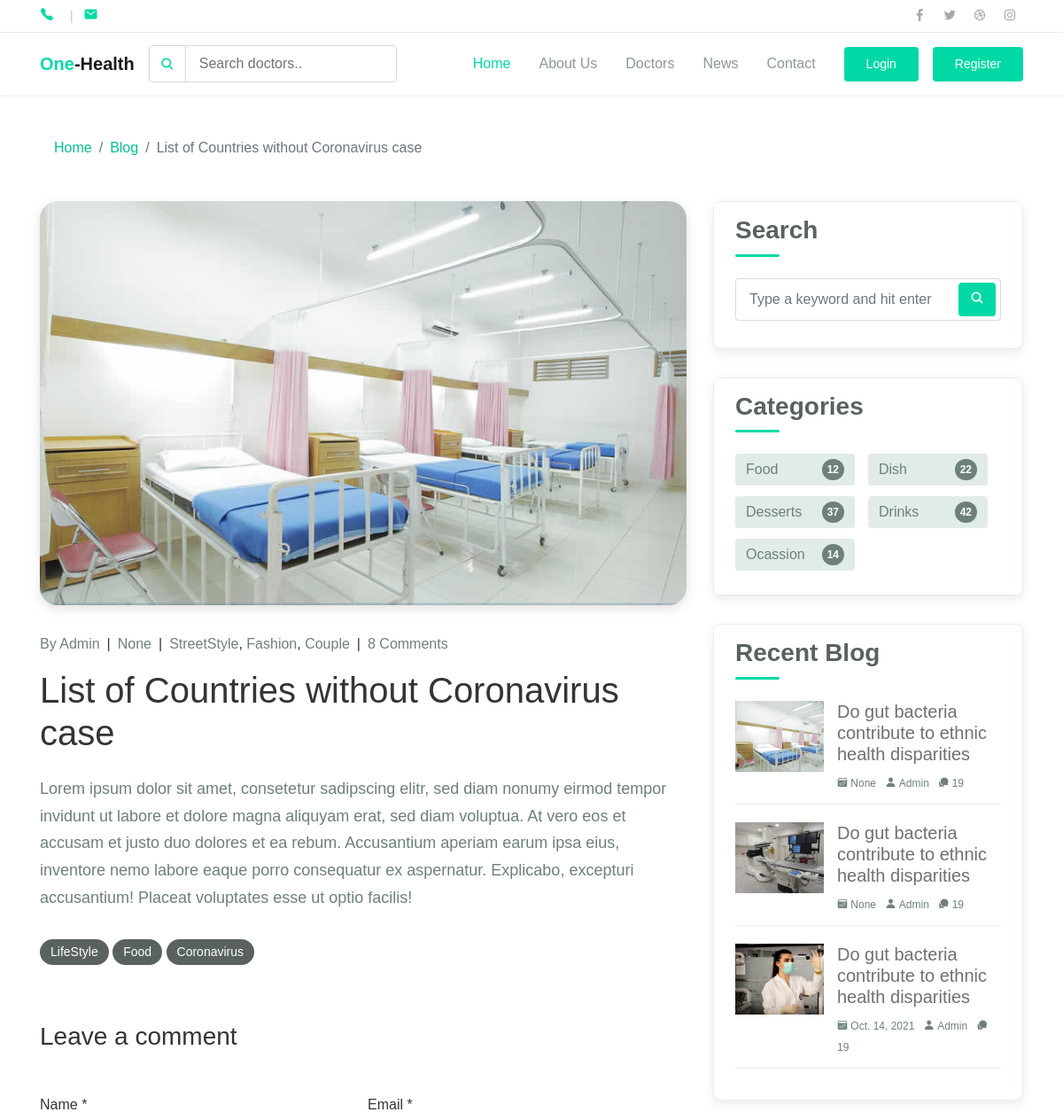
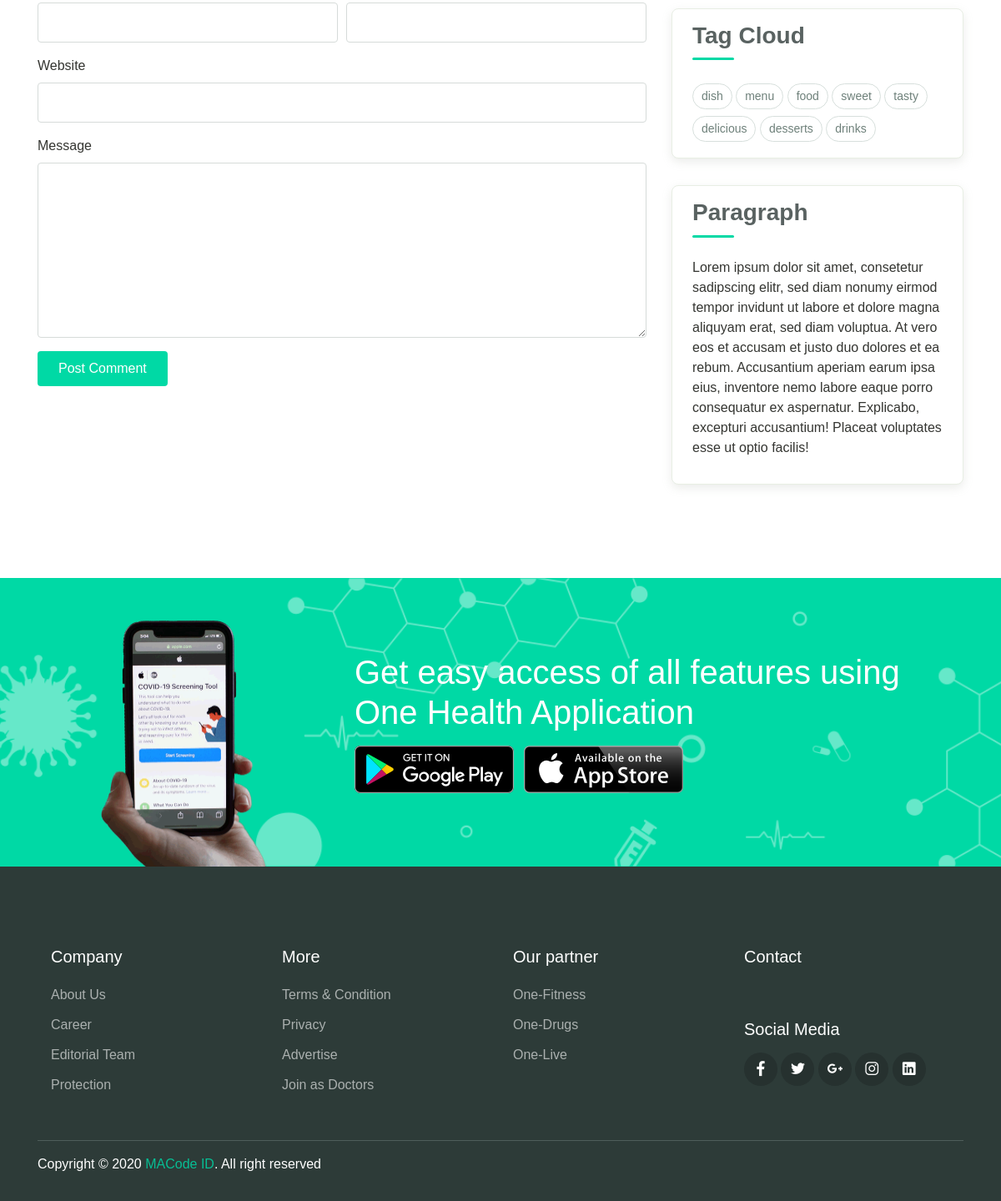
Page /detail/1/ on the committed database (2 pictures, top to bottom).
### app/models.py (models this page shows, shortened)
class Blog(models.Model):
    disease = models.CharField(max_length=255)
    image = models.ImageField(upload_to='uploads/')
    title = models.CharField(max_length=255)
    author_image = models.ImageField(upload_to='uploads/')
    author_name = models.CharField(max_length=255)
    admitted_time = models.CharField(max_length=255)
    date = models.DateField(null=True, blank=True)
    slug = AutoSlugField(populate_from='title')
    class Meta:
        verbose_name = 'Blog'
        verbose_name_plural = 'Blogs'
        ordering = ['id']

class HealthCenter(models.Model):
    title = models.CharField(max_length=255)
    description = models.TextField(null=True, blank=True)
    image = models.ImageField(upload_to='uploads/')
    class Meta:
        verbose_name = 'HealthCenter'
        verbose_name_plural = 'HealthCenters'

class FooterBanner(models.Model):
    banner_image = models.ImageField(upload_to='uploads/')
    mobile_app_image = models.ImageField(upload_to='uploads/')
    title = models.CharField(max_length=255)
    google_play_image = models.ImageField(upload_to='uploads/')
    app_store_image = models.ImageField(upload_to='uploads/')
    class Meta:
        verbose_name = 'FooterBanner'
        verbose_name_plural = 'FooterBanners'

### app/views.py (the view)
# urls.py: re_path('detail/(?P<pk>\d+)/', views.DetailView.as_view(), name='detail'),
class DetailView(generic.DetailView):
    model = Blog
    template_name = 'blog-details.html'
    def get_context_data(self, **kwargs):
        context = super().get_context_data(**kwargs)
        blog_id = self.kwargs['pk']
        context['blog'] = Blog.objects.filter(id=blog_id)
        context['recent_blog'] = Blog.objects.all().order_by("-pk")[:3]
        context['health_center'] = HealthCenter.objects.all()
        context['footer_banner'] = FooterBanner.objects.all()
        return context

### templates/blog-details.html (shortened to what this page needs)
{% extends 'base.html' %}
{% load static %}
{% block content %}
  <div class="page-section pt-5">
    <div class="container">
      <div class="row">
        <div class="col-lg-8">
          <nav aria-label="Breadcrumb">
               {% for i in blog %}
            <ol class="breadcrumb bg-transparent py-0 mb-5">
              <li class="breadcrumb-item"><a href="{% url 'index' %}">Home</a></li>
              <li class="breadcrumb-item"><a href="{% url 'news' %}">Blog</a></li>
              <li class="breadcrumb-item active" aria-current="page">{{ i.title }}</li>
            </ol>
              {% endfor %}
          </nav>
        </div>
      </div>
      <div class="row">
        <div class="col-lg-8">
          <article class="blog-details">
               {% for i in blog %}
            <div class="post-thumb">
              <img src="{{ i.image.url }}" alt="">
            </div>
            <div class="post-meta">
              <div class="post-author">
                <span class="text-grey">By</span> <a href="#">Admin</a>
              </div>
              <span class="divider">|</span>
              <div class="post-date">
                <a href="#">{{ i.date }}</a>
              </div>
              <span class="divider">|</span>
              <div>
                <a href="#">StreetStyle</a>, <a href="#">Fashion</a>, <a href="#">Couple</a>
              </div>
              <span class="divider">|</span>
              <div class="post-comment-count">
                <a href="#">8 Comments</a>
              </div>
            </div>
            <h2 class="post-title h1">{{ i.title }}</h2>
             {% for health in health_center %}
            <div class="post-content">
               <p> {{ health.description|safe }}</p>
            </div>
                  {% endfor %}
            <div class="post-tags">
              <a href="#" class="tag-link">LifeStyle</a>
              <a href="#" class="tag-link">Food</a>
              <a href="#" class="tag-link">Coronavirus</a>
            </div>
              {% endfor %}
          </article>
          <div class="comment-form-wrap pt-5">
            <h3 class="mb-5">Leave a comment</h3>
               <form method="POST" action="{% url 'leave_comment'%}">
              <div class="form-row form-group">
                <div class="col-md-6">
                  <label for="name">Name *</label>
                  <input type="text"  name="name" class="form-control" id="name">
                </div>
                <div class="col-md-6">
                  <label for="email">Email *</label>
                  <input type="email"  name="email" class="form-control" id="email">
                </div>
              </div>
              <div class="form-group">
                <label for="website">Website</label>
                <input type="url"  name="website" class="form-control" id="website">
              </div>
              <div class="form-group">
                <label for="message">Message</label>
                <textarea name="message" id="message" cols="30" rows="8" class="form-control"></textarea>
              </div>
              <div class="form-group">
                <input type="submit" value="Post Comment" class="btn btn-primary">
              </div>
            </form>
          </div>
        </div>
        <div class="col-lg-4">
          <div class="sidebar">
            <div class="sidebar-block">
              <h3 class="sidebar-title">Search</h3>
              <form  method="GET" action="{% url 'search' %}" class="search-form">
                <div class="form-group">
                  <input type="search" name="search" class="form-control" placeholder="Type a keyword and hit enter">
                  <button type="submit" class="btn"><span class="icon mai-search"></span></button>
                </div>
              </form>
            </div>
            <div class="sidebar-block">
              <h3 class="sidebar-title">Categories</h3>
              <ul class="categories">
                <li><a href="#">Food <span>12</span></a></li>
                <li><a href="#">Dish <span>22</span></a></li>
                <li><a href="#">Desserts <span>37</span></a></li>
                <li><a href="#">Drinks <span>42</span></a></li>
                <li><a href="#">Ocassion <span>14</span></a></li>
              </ul>
            </div>
            <div class="sidebar-block">
                <h3 class="sidebar-title">Recent Blog</h3>
                 {% for blog in recent_blog %}
              <div class="blog-item">
                <a class="post-thumb" href="">
                  <img src="{{ blog.image.url }}" alt="">
                </a>
                <div class="content">
                  <h5 class="post-title"><a href="#">{{ blog.title }}</a></h5>
                  <div class="meta">
                    <a href="#"><span class="mai-calendar"></span> {{ blog.date }}</a>
                    <a href="#"><span class="mai-person"></span> Admin</a>
                    <a href="#"><span class="mai-chatbubbles"></span> 19</a>
                  </div>
                </div>
              </div>
                 {% endfor %}
            </div>
            <div class="sidebar-block">
              <h3 class="sidebar-title">Tag Cloud</h3>
              <div class="tagcloud">
                <a href="#" class="tag-cloud-link">dish</a>
                <a href="#" class="tag-cloud-link">menu</a>
                <a href="#" class="tag-cloud-link">food</a>
                <a href="#" class="tag-cloud-link">sweet</a>
                <a href="#" class="tag-cloud-link">tasty</a>
                <a href="#" class="tag-cloud-link">delicious</a>
                <a href="#" class="tag-cloud-link">desserts</a>
                <a href="#" class="tag-cloud-link">drinks</a>
              </div>
            </div>
            {% for health in health_center %}
            <div class="sidebar-block">
              <h3 class="sidebar-title">Paragraph</h3>
              <p> {{ health.description |safe }}</p>
            </div>
          {% endfor %}
          </div>
        </div>
      </div>
    </div>
  </div>
{% endblock %}

### templates/footer.html (shortened to what this page needs)
{% load static %}
    {% for footer in footer_banner %}
  <div class="page-section banner-home bg-image" style="background-image: url({{ footer.banner_image.url }});">
    <div class="container py-5 py-lg-0">
      <div class="row align-items-center">
        <div class="col-lg-4 wow zoomIn">
          <div class="img-banner d-none d-lg-block">
            <img src="{{ footer.mobile_app_image.url }}" alt="">
          </div>
        </div>
        <div class="col-lg-8 wow fadeInRight">
          <h1 class="font-weight-normal mb-3">{{ footer.title }}</h1>
          <a href="#"><img src="{{ footer.google_play_image.url }}" alt=""></a>
          <a href="#" class="ml-2"><img src="{{ footer.app_store_image.url }}" alt=""></a>
        </div>
      </div>
    </div>
  </div>
{% endfor %}
  <footer class="page-footer">
    <div class="container">
      <div class="row px-md-3">
        <div class="col-sm-6 col-lg-3 py-3">
          <h5>Company</h5>
          <ul class="footer-menu">
            <li><a href="{% url 'about_us'%}">About Us</a></li>
            <li><a href="#">Career</a></li>
            <li><a href="#">Editorial Team</a></li>
            <li><a href="#">Protection</a></li>
          </ul>
        </div>
        <div class="col-sm-6 col-lg-3 py-3">
          <h5>More</h5>
          <ul class="footer-menu">
            <li><a href="#">Terms & Condition</a></li>
            <li><a href="#">Privacy</a></li>
            <li><a href="#">Advertise</a></li>
            <li><a href="#">Join as Doctors</a></li>
          </ul>
        </div>
        <div class="col-sm-6 col-lg-3 py-3">
          <h5>Our partner</h5>
          <ul class="footer-menu">
            <li><a href="#">One-Fitness</a></li>
            <li><a href="#">One-Drugs</a></li>
            <li><a href="#">One-Live</a></li>
          </ul>
        </div>
        <div class="col-sm-6 col-lg-3 py-3">
          <h5>Contact</h5>
          <h5 class="mt-3">Social Media</h5>
          <div class="footer-sosmed mt-3">
              {% if config.FACEBOOK %}
            <a href="{{ config.FACEBOOK }}" target="_blank"><span class="mai-logo-facebook-f"></span></a>
               {% else %}
                  <a href="#" ><span class="mai-logo-facebook-f"></span></a>
              {% endif %}
          {% if config.TWITTER %}
            <a href="{{ config.TWITTER }}" target="_blank"><span class="mai-logo-twitter"></span></a>
          {% else %}
          <a href="#" ><span class="mai-logo-twitter"></span></a>
          {% endif %}
          {% if config.GOOGLE %}
            <a href="{{ config.GOOGLE }}" target="_blank"><span class="mai-logo-google-plus-g"></span></a>
          {% else %}
          <a href="#" ><span class="mai-logo-google-plus-g"></span></a>
           {% endif %}
           {% if config.INSTAGRAM %}
            <a href="{{ config.INSTAGRAM }}" target="_blank"><span class="mai-logo-instagram"></span></a>
          {% else %}
          <a href="#" ><span class="mai-logo-instagram"></span></a>
           {% endif %}
            {% if config.LINKEDIN %}
            <a href="{{ config.LINKEDIN }}" target="_blank"><span class="mai-logo-linkedin"></span></a>
           {% else %}
              <a href="#" ><span class="mai-logo-linkedin"></span></a>
           {% endif %}
          </div>
        </div>
      </div>
      <hr>
      <p id="copyright">Copyright &copy; 2020 <a href="https://macodeid.com/" target="_blank">MACode ID</a>. All right reserved</p>
    </div>
  </footer>

### rows in the picture
Blog: title "List of Countries without Coronavirus case", image (picture), date "None"
HealthCenter: description "Lorem ipsum dolor sit amet, consetetur sadipscing elitr, sed diam nonumy eirmod tempor invidunt ut labore et dolore magna aliquyam erat, sed diam voluptua. At vero eos et accusam et justo duo dolores et ea rebum. Accusantium aperiam earum ipsa eius, inventore nemo labore eaque porro consequatur ex aspernatur. Explicabo, excepturi accusantium! Placeat voluptates esse ut optio facilis!"
Blog: image (picture), title "Do gut bacteria contribute to ethnic health disparities", date "None"
Blog: image (picture), title "Do gut bacteria contribute to ethnic health disparities", date "None"
Blog: image (picture), title "Do gut bacteria contribute to ethnic health disparities", date "Oct. 14, 2021"
FooterBanner: banner_image (picture), mobile_app_image (picture), title "Get easy access of all features using One Health Application", google_play_image (picture), app_store_image (picture)
